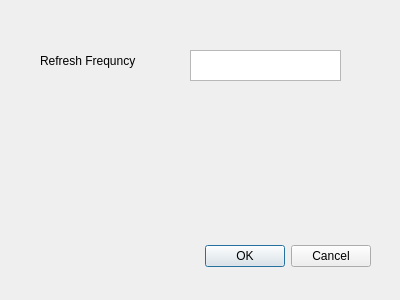
<?xml version="1.0" encoding="UTF-8"?>
<ui version="4.0">
 <class>Dialog</class>
 <widget class="QDialog" name="Dialog">
  <property name="geometry">
   <rect>
    <x>0</x>
    <y>0</y>
    <width>400</width>
    <height>300</height>
   </rect>
  </property>
  <property name="windowTitle">
   <string>Dialog</string>
  </property>
  <widget class="QDialogButtonBox" name="buttonBox">
   <property name="geometry">
    <rect>
     <x>30</x>
     <y>240</y>
     <width>341</width>
     <height>32</height>
    </rect>
   </property>
   <property name="orientation">
    <enum>Qt::Horizontal</enum>
   </property>
   <property name="standardButtons">
    <set>QDialogButtonBox::Cancel|QDialogButtonBox::Ok</set>
   </property>
  </widget>
  <widget class="QTextEdit" name="textEdit">
   <property name="geometry">
    <rect>
     <x>190</x>
     <y>50</y>
     <width>151</width>
     <height>31</height>
    </rect>
   </property>
  </widget>
  <widget class="QLabel" name="label">
   <property name="geometry">
    <rect>
     <x>40</x>
     <y>50</y>
     <width>121</width>
     <height>21</height>
    </rect>
   </property>
   <property name="text">
    <string>Refresh Frequncy</string>
   </property>
  </widget>
 </widget>
 <resources/>
 <connections>
  <connection>
   <sender>buttonBox</sender>
   <signal>accepted()</signal>
   <receiver>Dialog</receiver>
   <slot>accept()</slot>
   <hints>
    <hint type="sourcelabel">
     <x>248</x>
     <y>254</y>
    </hint>
    <hint type="destinationlabel">
     <x>157</x>
     <y>274</y>
    </hint>
   </hints>
  </connection>
  <connection>
   <sender>buttonBox</sender>
   <signal>rejected()</signal>
   <receiver>Dialog</receiver>
   <slot>reject()</slot>
   <hints>
    <hint type="sourcelabel">
     <x>316</x>
     <y>260</y>
    </hint>
    <hint type="destinationlabel">
     <x>286</x>
     <y>274</y>
    </hint>
   </hints>
  </connection>
 </connections>
</ui>
